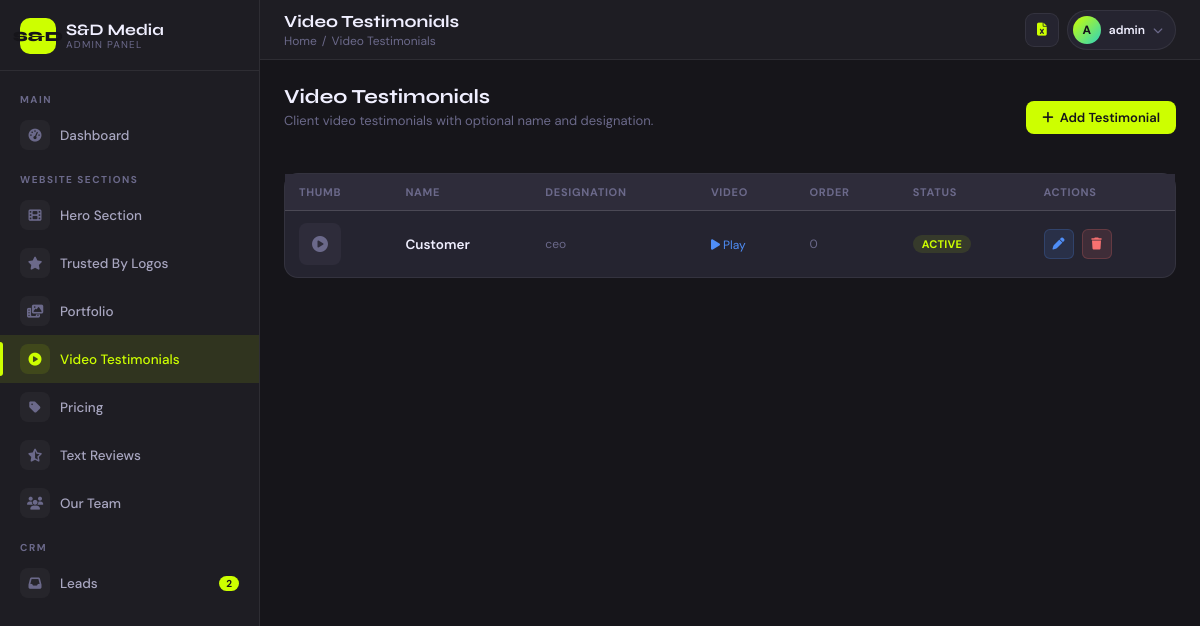
/cadmin/testimonials/ (signed in), run on the app's committed database.
### core/models.py (models this page shows, shortened)
class VideoTestimonial(models.Model):
    name = models.CharField(max_length=100)
    designation = models.CharField(max_length=150, blank=True, help_text="Optional – e.g. CEO at XYZ")
    video_file = models.FileField(upload_to='testimonials/videos/', help_text="Upload video file")
    thumbnail = models.ImageField(upload_to='testimonials/thumbs/', blank=True, null=True, help_text="Optional thumbnail")
    order = models.PositiveIntegerField(default=0)
    is_active = models.BooleanField(default=True)
    created_at = models.DateTimeField(auto_now_add=True)
    class Meta:
        verbose_name = "Video Testimonial"
        verbose_name_plural = "Video Testimonials"
        ordering = ['order', 'name']

### core/cadmin_views.py (the view)
# urls.py: path('testimonials/',               v.video_testimonial_list,   name='video_testimonial_list'),
@cadmin_required
def video_testimonial_list(request): return _list_view(request, VideoTestimonial, 'custom_admin/video_testimonial_list.html')

### core/cadmin_views.py (called while the page is built)
def is_staff(user):
    return user.is_authenticated and (user.is_staff or user.is_superuser)

def _base_ctx():
    return {'lead_count': Lead.objects.count()}

def _list_view(request, model, template, extra=None):
    qs = model.objects.all()
    paginator = Paginator(qs, 20)
    page = paginator.get_page(request.GET.get('page', 1))
    ctx = {**_base_ctx(), 'objects': page.object_list, 'page_obj': page, 'is_paginated': page.has_other_pages()}
    if extra: ctx.update(extra)
    return render(request, template, ctx)

### templates/custom_admin/video_testimonial_list.html (shortened to what this page needs)
{% extends "custom_admin/base.html" %}
{% block page_title %}Video Testimonials{% endblock %}
{% block breadcrumb %}<span class="sep">/</span> Video Testimonials{% endblock %}
{% block content %}
<div style="display:flex;align-items:center;justify-content:space-between;margin-bottom:22px">
  <div><h2 class="section-title">Video Testimonials</h2><p class="section-sub">Client video testimonials with optional name and designation.</p></div>
  <a href="{% url 'cadmin:video_testimonial_add' %}" class="btn btn-primary"><i class="fa-solid fa-plus"></i> Add Testimonial</a>
</div>
<div class="card" style="padding:0">
{% if objects %}
<div class="table-wrap"><table>
  <thead><tr><th>Thumb</th><th>Name</th><th>Designation</th><th>Video</th><th>Order</th><th>Status</th><th>Actions</th></tr></thead>
  <tbody>
  {% for obj in objects %}
  <tr>
    <td><div class="thumb">{% if obj.thumbnail %}<img src="{{ obj.thumbnail.url }}" />{% else %}<i class="fa-solid fa-circle-play"></i>{% endif %}</div></td>
    <td><div style="font-weight:600">{{ obj.name }}</div></td>
    <td class="text-muted">{{ obj.designation|default:"–" }}</td>
    <td>{% if obj.video_file %}<a href="{{ obj.video_file.url }}" target="_blank" class="video-link"><i class="fa-solid fa-play"></i> Play</a>{% else %}<span class="text-muted">–</span>{% endif %}</td>
    <td class="text-muted">{{ obj.order }}</td>
    <td>{% if obj.is_active %}<span class="badge badge-green">Active</span>{% else %}<span class="badge" style="background:var(--bg3);color:var(--text3)">Off</span>{% endif %}</td>
    <td><div class="flex gap-2">
      <a href="{% url 'cadmin:video_testimonial_edit' obj.pk %}" class="btn btn-blue btn-sm btn-icon"><i class="fa-solid fa-pen"></i></a>
      <button onclick="confirmDelete('{% url 'cadmin:video_testimonial_delete' obj.pk %}','{{ obj.name|escapejs }}')" class="btn btn-danger btn-sm btn-icon"><i class="fa-solid fa-trash"></i></button>
    </div></td>
  </tr>
  {% endfor %}
  </tbody>
</table></div>
{% else %}
<div class="empty-state"><div class="empty-icon"><i class="fa-solid fa-circle-play"></i></div><h3>No testimonials yet</h3><a href="{% url 'cadmin:video_testimonial_add' %}" class="btn btn-primary mt-2"><i class="fa-solid fa-plus"></i> Add Testimonial</a></div>
{% endif %}
</div>
{% endblock %}

### templates/custom_admin/base.html (shortened to what this page needs)
<!DOCTYPE html>
<html lang="en">
<head>
  <link rel="stylesheet" href="https://cdnjs.cloudflare.com/ajax/libs/font-awesome/6.5.0/css/all.min.css"/>
</head>
<body>
<aside class="sidebar" id="sidebar">
  <div class="sidebar-logo">
    <div class="logo-icon">S&D</div>
    <div>
      <div class="logo-text">S&D Media</div>
      <div class="logo-sub">Admin Panel</div>
    </div>
  </div>
  <div class="sidebar-scroll">
    <div class="nav-label">Main</div>
    <a href="{% url 'cadmin:dashboard' %}" class="nav-item {% if request.resolver_match.url_name == 'dashboard' %}active{% endif %}">
      <span class="nav-icon"><i class="fa-solid fa-gauge-high"></i></span>Dashboard
    </a>
    <div class="nav-label">Website Sections</div>
    <a href="{% url 'cadmin:hero_list' %}" class="nav-item {% if 'hero' in request.resolver_match.url_name %}active{% endif %}">
      <span class="nav-icon"><i class="fa-solid fa-film"></i></span>Hero Section
    </a>
    <a href="{% url 'cadmin:logo_list' %}" class="nav-item {% if 'logo' in request.resolver_match.url_name %}active{% endif %}">
      <span class="nav-icon"><i class="fa-solid fa-star"></i></span>Trusted By Logos
    </a>
    <a href="{% url 'cadmin:portfolio_category_list' %}" class="nav-item {% if 'portfolio' in request.resolver_match.url_name %}active{% endif %}">
      <span class="nav-icon"><i class="fa-solid fa-photo-film"></i></span>Portfolio
    </a>
    <a href="{% url 'cadmin:video_testimonial_list' %}" class="nav-item {% if 'video_testimonial' in request.resolver_match.url_name %}active{% endif %}">
      <span class="nav-icon"><i class="fa-solid fa-circle-play"></i></span>Video Testimonials
    </a>
    <a href="{% url 'cadmin:pricing_list' %}" class="nav-item {% if 'pricing' in request.resolver_match.url_name or 'video_type' in request.resolver_match.url_name %}active{% endif %}">
      <span class="nav-icon"><i class="fa-solid fa-tag"></i></span>Pricing
    </a>
    <a href="{% url 'cadmin:review_list' %}" class="nav-item {% if 'review' in request.resolver_match.url_name %}active{% endif %}">
      <span class="nav-icon"><i class="fa-solid fa-star-half-stroke"></i></span>Text Reviews
    </a>
    <a href="{% url 'cadmin:team_list' %}" class="nav-item {% if 'team' in request.resolver_match.url_name %}active{% endif %}">
      <span class="nav-icon"><i class="fa-solid fa-users"></i></span>Our Team
    </a>
    <div class="nav-label">CRM</div>
    <a href="{% url 'cadmin:lead_list' %}" class="nav-item {% if 'lead' in request.resolver_match.url_name %}active{% endif %}">
      <span class="nav-icon"><i class="fa-solid fa-inbox"></i></span>
      Leads
      {% if lead_count %}<span class="nav-badge">{{ lead_count }}</span>{% endif %}
    </a>
  </div>
</aside>
<div class="main-wrap">
  <header class="topbar">
    <div class="topbar-left">
      <div>
        <div class="page-title">{% block page_title %}Dashboard{% endblock %}</div>
        <div class="breadcrumb">
          <a href="{% url 'cadmin:dashboard' %}">Home</a>
          {% block breadcrumb %}{% endblock %}
        </div>
      </div>
    </div>
    <div class="topbar-right">
      <a href="{% url 'export-leads' %}" class="icon-btn" title="Export Leads to Excel">
        <i class="fa-solid fa-file-excel" style="color:var(--green)"></i>
      </a>
      <div class="user-menu">
        <div class="user-btn" onclick="toggleDropdown()" id="user-btn">
          <div class="user-avatar">{{ request.user.username|slice:":1"|upper }}</div>
          <span class="user-name-top">{{ request.user.username }}</span>
          <i class="fa-solid fa-chevron-down user-chevron" id="chevron"></i>
        </div>
      </div>
    </div>
  </header>
  <main class="content">{% block content %}{% endblock %}</main>
</div>
</body>
</html>

### data on the page
VideoTestimonial: name "Customer", designation "ceo", order "0", is_active "ACTIVE"

### other printed values
{{ lead_count }} "2"
{{ request.user.username|slice:":1"|upper }} "A"
{{ request.user.username }} "admin"
